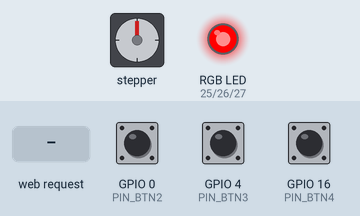
Simulated run of this sketch. Board: ESP32. Shown: stepper motor, an RGB LED mixed from three pins (HIGH = lit). Wiring (inferred from the names in the program): stepper motor driver (200 steps per turn assumed): step GPIO 5; direction GPIO 22. The test bench sets the inputs (shaded band); at power-on: GPIO 0 (PIN_BTN2) LOW, GPIO 4 (PIN_BTN3) LOW, GPIO 16 (PIN_BTN4) LOW. WiFi joins after 1.5 s; servers stay silent unless stated; pins used as bus, display or sensor lines are not drawn; what the sketch prints to the serial monitor is not drawn.

Above: at 0.1 s.
At 2.7 s:
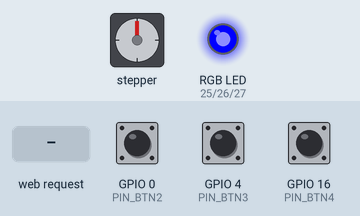
2.8 s: HTTP request GET /api/move_pos?pos=1 received
4.3 s: GPIO 0 (PIN_BTN2) pulled HIGH for 1 s
At 4.7 s:
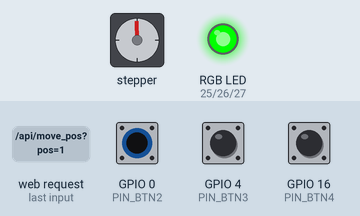
Timing chart, 0 to 7.3 s (numbered marks = the images above; inputs shaded):
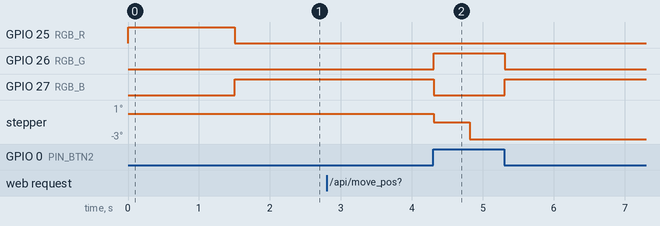

The sketch:

Seletor_De_Tampas.ino
```cpp
#include <WiFi.h>
#include <WebServer.h>
#include <LiquidCrystal.h>

// ----------- Configurações WiFi -----------
const char* ssid = "Smart 4.0 (3)";
const char* password = "Smart4.0";

// ----------- Configuração do servidor -----------
WebServer server(80);

// ----------- Configuração dos pinos -----------
#define RGB_R 25
#define RGB_G 26
#define RGB_B 27
#define PIN_BTN2 0
#define PIN_BTN3 4
#define PIN_BTN4 16
#define STEP 5
#define DIR 22
#define TRIG_PIN 13
#define ECHO_PIN 12

bool posicao = false;
int passos;
unsigned long ultimoPasso = 0;
const unsigned long intervaloPasso = 500;

// ----------- Últimos valores salvos -----------
int lastPos = 0;
bool lastBtn2State = false;
bool lastBtn3State = false;
bool lastBtn4State = false;

// ----------- Endpoints -----------
void handleRoot() {
  server.send(200, "text/plain", "API REST ESP32 Ativa!");
}

void handleLastResult() {
  String jsonResponse = "{";
  jsonResponse += "\"status\": \"POS ATINGIDA\",";
  jsonResponse += "\"pos_solicitada\": " + String(lastPos) + ",";
  jsonResponse += "\"pos_atual\": " + String(lastPos) + ",";
  jsonResponse += "\"fim_curso1\": " + String(lastBtn2State ? 1 : 0) + ",";
  jsonResponse += "\"fim_curso2\": " + String(lastBtn3State ? 1 : 0) + ",";
  jsonResponse += "\"fim_curso3\": " + String(lastBtn4State ? 1 : 0);
  jsonResponse += "}";
  server.send(200, "application/json", jsonResponse);
}

void handleMovePos() {
  if (server.hasArg("pos")) {
    String posStr = server.arg("pos");
    int pos = posStr.toInt();

    Serial.print("Recebi posicao: ");
    Serial.println(pos);

    int pinSelecionado;
    if (pos == 1) pinSelecionado = PIN_BTN2;
    else if (pos == 2) pinSelecionado = PIN_BTN3;
    else if (pos == 3) pinSelecionado = PIN_BTN4;
    else {
      server.send(400, "text/plain", "Posicao invalida");
      return;
    }

    server.send(200, "text/plain", "Posicao recebida: " + posStr);

    passos = 0;
    ultimoPasso = 0;

    bool botaoPressionado = false;
    bool executando = true;

    digitalWrite(DIR, LOW);

    while (executando) {
      if (digitalRead(pinSelecionado) == HIGH) {
        if (!botaoPressionado) {
          botaoPressionado = true;
          digitalWrite(RGB_B, LOW);
          digitalWrite(RGB_R, LOW);
          digitalWrite(RGB_G, HIGH);
        }

        unsigned long tempoAtual = millis();
        if (tempoAtual - ultimoPasso >= intervaloPasso) {
          digitalWrite(STEP, HIGH);
          delayMicroseconds(100);
          digitalWrite(STEP, LOW);
          delayMicroseconds(100);
          passos++;
          ultimoPasso = tempoAtual;
          Serial.print("Passo: "); Serial.println(passos);
        }
      } else {
        if (botaoPressionado) {
          botaoPressionado = false;
          executando = false;
        }
      }
      delay(10);
      server.handleClient(); // mantém servidor ativo
    }

    // Atualiza último resultado
    lastPos = pos;
    lastBtn2State = (digitalRead(PIN_BTN2) == LOW);
    lastBtn3State = (digitalRead(PIN_BTN3) == LOW);
    lastBtn4State = (digitalRead(PIN_BTN4) == LOW);

    digitalWrite(RGB_B, HIGH);
    digitalWrite(RGB_R, LOW);
    digitalWrite(RGB_G, LOW);
    Serial.println("Chave pressionada");
  } else {
    server.send(400, "text/plain", "Parametro nao enviado");
  }
}

// ----------- Setup -----------
void setup() {
  pinMode(STEP, OUTPUT);
  pinMode(DIR, OUTPUT);
  pinMode(TRIG_PIN, OUTPUT);
  pinMode(ECHO_PIN, INPUT);
  pinMode(RGB_R, OUTPUT);
  pinMode(RGB_G, OUTPUT);
  pinMode(RGB_B, OUTPUT);
  pinMode(PIN_BTN2, INPUT);
  pinMode(PIN_BTN3, INPUT);
  pinMode(PIN_BTN4, INPUT);
  Serial.begin(115200);

  // MOTOR SEMPRE ANTI-HORÁRIO
  digitalWrite(DIR, LOW);

  // Tenta conectar no WiFi
  Serial.println("Conectando ao WiFi...");
  WiFi.begin(ssid, password);
  unsigned long startAttempt = millis();

  while (WiFi.status() != WL_CONNECTED && millis() - startAttempt < 10000) {
    delayMicroseconds(500);
    Serial.print(".");
    digitalWrite(RGB_B, LOW);
    digitalWrite(RGB_R, HIGH);
  }

  if (WiFi.status() == WL_CONNECTED) {
    Serial.println("\nWiFi conectado!");
    Serial.print("IP do ESP32: ");
    Serial.println(WiFi.localIP());
    digitalWrite(RGB_R, LOW);
    digitalWrite(RGB_B, HIGH);
  } else {
    Serial.println("\nFalha ao conectar. Rodando em modo OFFLINE...");
    digitalWrite(RGB_R, LOW);
    digitalWrite(RGB_G, HIGH);
  }

  // Endpoints
  server.on("/", handleRoot);
  server.on("/api/move_pos", HTTP_GET, handleMovePos);
  server.on("/api/move_pos", HTTP_POST, handleMovePos);
  server.on("/api/last_result", HTTP_GET, handleLastResult);

  server.begin();
  Serial.println("Servidor HTTP iniciado!");
}

// ----------- Loop -----------
void loop() {
  server.handleClient();
}
```

Measured:
- after the input at 2.8 s, every drawn part: stays the same
- after the input at 4.3 s, GPIO 26 (RGB_G): LOW → HIGH at once, → LOW 1.0 s later; GPIO 27 (RGB_B): HIGH → LOW at once, → HIGH 1.0 s later; stepper: goes -1° 0.51 s, then -3°, starting at once
